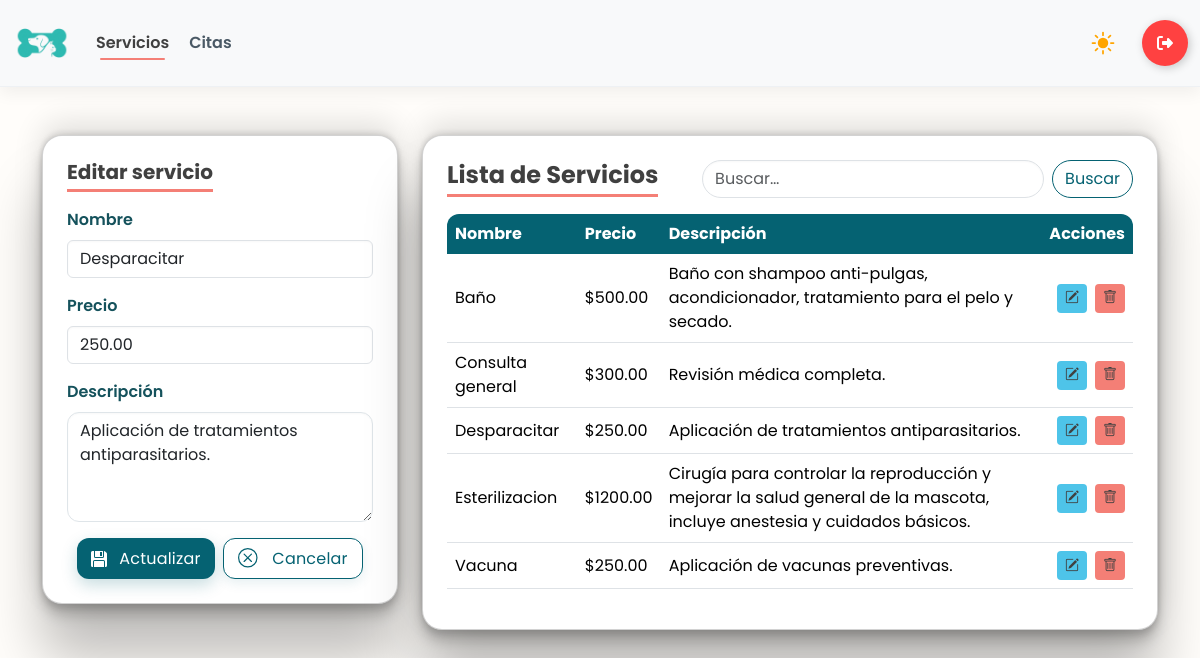
/servicios/17/ (signed in), run on the app's committed database.
### app/models.py (models this page shows, shortened)
class SERVICIO(models.Model):
    nombre = models.CharField(max_length=100)
    precio = models.DecimalField(max_digits=10, decimal_places=2)
    descripcion = models.TextField(max_length=250, null= True)

### app/views.py (the view, shortened to what this page needs)
# urls.py: path('servicios/', views.servicios_panel, name='servicios'), # Panel o dashboard
@login_required
@user_passes_test(is_admin)
def servicios_panel(request, id=None):
    servicio = get_object_or_404(SERVICIO, id=id) if id else None
    servicios = SERVICIO.objects.all().order_by("nombre")
    ctx = {"servicios": servicios, "servicio": servicio, "editando": bool(servicio)}
    return render(request, "servicios.html", ctx)

### app/views.py (called while the page is built)
def is_admin(user):
    return user.is_superuser or user.groups.filter(name='Administrador').exists()

### app/templates/servicios.html (shortened to what this page needs)
{% load static %}
<!DOCTYPE html>
<html lang="es">
<head>
    {% include 'referencias.html' %}
    <link rel="stylesheet" href="{% static 'css/panel.css' %}">
</head>
<body>
    {% include 'navbar-panel.html' %}
    <main class="container mt-5">
        <div class="row g-4">
            <div class="col-12 col-lg-4">
                <div class="card">
                    <div class="card-body p-4">
                        <h5 class="card-title mb-3">
                            {% if editando %}Editar servicio{% else %}Crear servicio{% endif %}
                        </h5>
                        <form method="post" autocomplete="off"
                            action="{% if editando %}{% url 'servicios_edit' servicio.id %}{% else %}{% url 'servicios' %}{% endif %}">
                            <div class="mb-3">
                                <label class="form-label">Nombre</label>
                                <input type="text" name="nombre" class="form-control"
                                    pattern="^[A-Za-zÁÉÍÓÚáéíóúÑñ\s]+$" maxlength="100" required
                                    value="{{ servicio.nombre|default_if_none:'' }}">
                            </div>
                            <div class="mb-3">
                                <label class="form-label">Precio</label>
                                <input type="number" step="0.01" min="0" name="precio" pattern="^\d+(\.\d{1,2})?$"
                                    class="form-control" required value="{{ servicio.precio|default_if_none:'' }}">
                            </div>
                            <div class="mb-3">
                                <label class="form-label">Descripción</label>
                                <textarea name="descripcion" rows="4" class="form-control"
                                    maxlength="250">{{ servicio.descripcion }}</textarea>
                            </div>
                            <div class="d-flex gap-2 justify-content-center">
                                <button type="submit" class="btn-save"
                                    aria-label="{% if editando %}Actualizar{% else %}Guardar{% endif %}">
                                    <div class="svg-wrapper-1">
                                        <div class="svg-wrapper">
                                        </div>
                                    </div>
                                    <span>{% if editando %}Actualizar{% else %}Guardar{% endif %}</span>
                                </button>
                                {% if editando %}
                                <a href="{% url 'servicios' %}" class="btn-clean" aria-label="Cancelar">
                                    <div class="svg-wrapper-1">
                                        <div class="svg-wrapper">
                                        </div>
                                    </div>
                                    <span>Cancelar</span>
                                </a>
                                {% endif %}
                            </div>
                        </form>
                    </div>
                </div>
            </div>
            <div class="col-12 col-lg-8">
                <div class="card">
                    <div class="card-body p-4">
                        <div class="d-flex justify-content-between align-items-center mb-3">
                            <h4 class="m-0 card-title">Lista de Servicios</h4>
                            <form class="d-flex" method="get" action="{% url 'servicios' %}">
                                <input class="form-control me-2" type="search" placeholder="Buscar…" name="q"
                                    value="{{ q }}">
                                <button class="btn btn-outline-primary" type="submit">Buscar</button>
                            </form>
                        </div>
                        <table class="table table-hover align-middle">
                            <thead>
                                <tr>
                                    <th>Nombre</th>
                                    <th>Precio</th>
                                    <th>Descripción</th>
                                    <th class="text-end">Acciones</th>
                                </tr>
                            </thead>
                            <tbody>
                                {% for servicio in servicios %}
                                <tr>
                                    <td>{{ servicio.nombre }}</td>
                                    <td>${{ servicio.precio|floatformat:2 }}</td>
                                    <td>{{ servicio.descripcion }}</td>
                                    <td class="text-end">
                                        <div class="d-inline-flex gap-2">
                                            <a class="btn btn-warning btn-sm"
                                                href="{% url 'servicios_edit' servicio.id %}">
                                                <i class="bi bi-pencil-square"></i>
                                            </a>
                                            <a class="btn btn-dark btn-sm" href="{% url 'eliminar' servicio.id %}"
                                                onclick="return confirm('¿Eliminar este servicio?')">
                                                <i class="bi bi-trash"></i>
                                            </a>
                                        </div>
                                    </td>
                                </tr>
                                {% empty %}
                                <tr>
                                    <td colspan="4" class="text-center text-muted">Sin información disponible</td>
                                </tr>
                                {% endfor %}
                            </tbody>
                        </table>
                    </div>
                </div>
            </div>
        </div>
    </main>
    {% include 'alertas.html' %}
</body>
</html>

### app/static/css/panel.css (style rules this page uses)
:root { color-scheme: light; }
:root { --primary: #056272; --accent: #4EC4E9; --accent-light: #8FE6F7; --coral: #F47F76; --paper: #FFFDFa; --light_coral: #e4a5a1; --ink: #333333; }
body { font-family: "Poppins", sans-serif !important; background-color: var(--paper) !important; }
:root { --navbar-h: 72px; }
body { padding-top: var(--navbar-h); }
html { scroll-behavior: smooth; }
.card-title { color: #404040 !important; font-weight: bold; display: inline-block; padding-bottom: 0.3rem; margin-bottom: 1.5rem; border-bottom: 3px solid #F47F76; }
.card { border: 0; border-radius: 20px !important; background: #fff; transition: transform .6s cubic-bezier(0.15, 0.83, 0.66, 1), box-shadow .3s ease; box-shadow: rgba(0, 0, 0, 0.25) 0px 54px 55px, rgba(0, 0, 0, 0.12) 0px -12px 30px, rgba(0, 0, 0, 0.12) 0px 4px 6px, rgba(0, 0, 0, 0.17) 0px 12px 13px, rgba(0, 0, 0, 0.09) 0px -3px 5px; }
.form-label { font-weight: 600; color: color-mix(in srgb, var(--primary) 65%, #333); }
.form-control, .form-select, textarea.form-control { border-radius: 12px; border: 1.6px solid #dfe5e9; box-shadow: inset 0 1px 2px rgba(0, 0, 0, .03); transition: border-color .2s ease, box-shadow .2s ease; }
.btn-save, .btn-clean { line-height: 1; padding: .55em .9em; display: inline-flex; align-items: center; gap: .35rem; border: none; border-radius: 12px; letter-spacing: .2px; cursor: pointer; transition: background .25s ease, transform .2s ease, box-shadow .25s ease; justify-content: center; min-width: 130px }
.btn-save { background: var(--primary); color: #fff; fill: #dcdcdc; box-shadow: 0 6px 16px rgba(5, 98, 114, .22); }
.btn-clean { background: #fff; color: var(--primary); fill: currentColor; border: 1.5px solid var(--primary); box-shadow: 0 4px 12px rgba(5, 98, 114, .10); }
.btn-save span, .btn-clean span { transition: opacity .35s ease, font-size .35s ease, margin-left .35s ease; display: inline-block; margin-left: 0.4em; vertical-align: middle; white-space: nowrap; }
.btn-save svg, .btn-clean svg { transform-origin: center; transition: transform .28s ease, fill .28s ease; display: block; }
.svg-wrapper-1 { display: flex; }
.svg-wrapper { display: flex; align-items: center; justify-content: center; transition: transform .45s linear; }
a.btn-save, a.btn-clean { text-decoration: none; }
.card .d-flex .form-control[type="search"] { border-radius: 999px; }
.btn.btn-outline-primary { border-radius: 999px; --bs-btn-color: var(--primary); --bs-btn-border-color: var(--primary); }
.table { --row-hover: rgba(142, 230, 247, .14); margin-bottom: 0; }
.table thead th { background: var(--primary); color: #fff; border: 0 !important; }
.table thead tr th:first-child { border-top-left-radius: 12px; }
.table thead tr th:last-child { border-top-right-radius: 12px; }
.table td, .table th { vertical-align: middle; }
.btn-sm { border-radius: 10px; padding: .3rem .55rem; }
.btn-warning.btn-sm { color: #404040; background: var(--accent); border: none; }
.btn-dark.btn-sm { color: #404040; background: var(--coral); border: none; }

### data on the page
SERVICIO: nombre "Desparacitar", precio "250.00", descripcion "Aplicación de tratamientos antiparasitarios."
SERVICIO: nombre "Baño", precio "500.00", descripcion "Baño con shampoo anti-pulgas, acondicionador, tratamiento para el pelo y secado."
SERVICIO: nombre "Consulta general", precio "300.00", descripcion "Revisión médica completa."
SERVICIO: nombre "Esterilizacion", precio "1200.00", descripcion "Cirugía para controlar la reproducción y mejorar la salud general de la mascota, incluye anestesia y cuidados básicos."
SERVICIO: nombre "Vacuna", precio "250.00", descripcion "Aplicación de vacunas preventivas."
